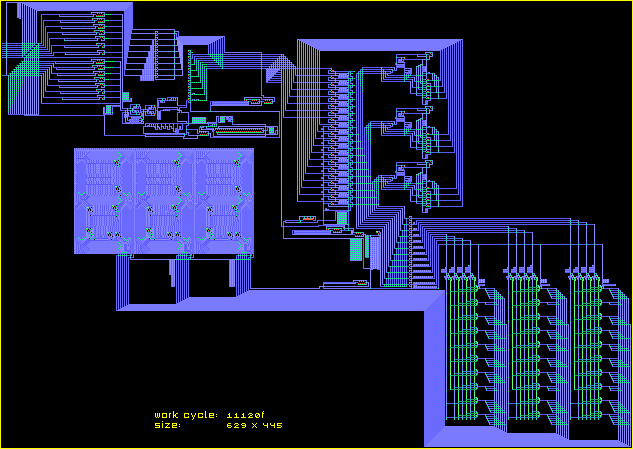
#> input picture research/patterns/presets/hutton32_8bit_counter_old.png, 633 x 449 px
$ python png_to_rle.py ../patterns/presets/hutton32_8bit_counter_old.png ../patterns/presets/hutton32b_8bit_counter.png
#> lines starting #> are read from the running program, lines starting #| are printed output that depends on the picture
"""Convert a palette PNG of the archived app (one pixel per cell, colours = HUTTON32_COLORS in
archive/src/gpu/gpu_automata.rs) to Golly extended RLE, so that the Rust micro-benchmark needs
no image decoder.

usage: python png_to_rle.py <in.png> <out.rle>
"""
import sys

import numpy as np
from PIL import Image

COLORS = [
    (0, 0, 0), (255, 0, 0), (255, 125, 0), (255, 150, 25), (255, 175, 50), (255, 200, 75), (255, 225, 100),
    (255, 250, 125), (251, 255, 0), (89, 89, 255), (106, 106, 255), (122, 122, 255), (139, 139, 255),
    (27, 176, 27), (36, 200, 36), (73, 255, 73), (106, 255, 106), (235, 36, 36), (255, 56, 56), (255, 73, 73),
    (255, 89, 89), (185, 56, 255), (191, 73, 255), (197, 89, 255), (203, 106, 255), (0, 255, 128),
    (255, 128, 64), (255, 255, 128), (33, 215, 215), (27, 176, 176), (24, 156, 156), (21, 137, 137),
]


def state_token(s: int) -> str:
    if s == 0:
        return "."
    s -= 1
    return (chr(ord("p") + s // 24 - 1) if s >= 24 else "") + chr(ord("A") + s % 24)


def main():
    src, dst = sys.argv[1], sys.argv[2]
    img = np.array(Image.open(src).convert("RGB"))
#> img is the input picture: shape (449, 633, 3); mean R, G, B 29, 33.5, 59.8
    h, w, _ = img.shape
#> h = 449; w = 633
    key = {c: i for i, c in enumerate(COLORS)}
    cells = np.zeros((h, w), dtype=np.uint8)
    for y in range(h):
        for x in range(w):
            cells[y, x] = key[tuple(int(v) for v in img[y, x])]   # KeyError = colour not in palette
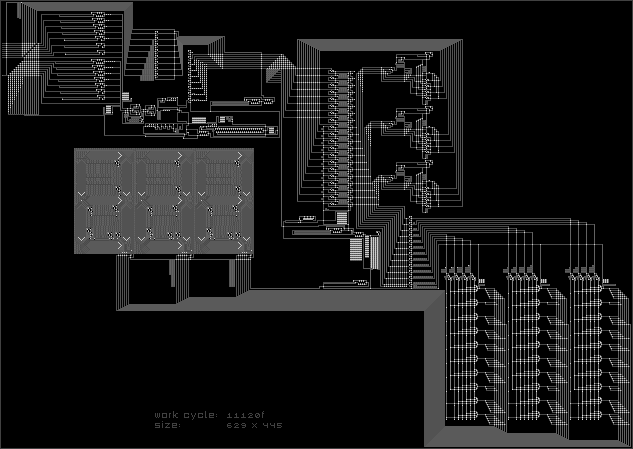
#> cells: shape (449, 633); min 0, max 31, mean 3; drawn with min black and max white
    items, pending = [], 0
    for y in range(h):
        row = cells[y]
        nz = np.flatnonzero(row)
        if nz.size:
            if pending:
                items.append((pending, "$"))
                pending = 0
            x, end = 0, int(nz[-1]) + 1
            while x < end:
                run = 1
                while x + run < end and row[x + run] == row[x]:
                    run += 1
                items.append((run, state_token(int(row[x]))))
                x += run
        pending += 1
#> this loop made 449 passes
#> nz on pass 2: [0, 632]
    body, line = [], ""
    for count, tok in items:
        item = (str(count) if count > 1 else "") + tok
        if len(line) + len(item) > 70:
            body.append(line)
            line = ""
        line += item
#> this loop made 55827 passes
#> (count, tok) on passes 1, 3, 4: (633, 'H'), (1, 'H'), (631, '.')
    body.append(line + "!")
    with open(dst, "w", newline="\n") as f:
        f.write(f"# converted from {src.replace(chr(92), '/').split('/')[-1]} by png_to_rle.py\n")
        f.write(f"x = {w}, y = {h}, rule = Hutton32b\n")
        f.write("\n".join(body) + "\n")
    print(f"{w}x{h}, {int((cells != 0).sum())} live cells, states used: {sorted(set(map(int, np.unique(cells))))}")
#| 633x449, 73003 live cells, states used: [0, 8, 9, 10, 11, 12, 13, 14, 15, 16, 17, 18, 19, 20, 25, 28, 29, 30, 31]


if __name__ == "__main__":
    main()
